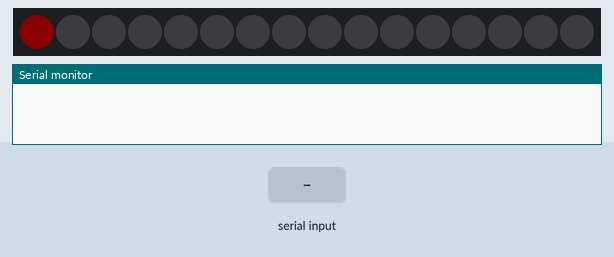
Bench run of a sketch on a simulated Arduino Mega 2560, built with avr-gcc and run on an emulated ATmega2560. Shown: 16 RGB LEDs in strip order, left to right, the last lines printed to the serial monitor. Inputs (shaded band) come from the test bench. Dim RGB values are drawn brighter than linear.

Above: at 2.2 s.
2.3 s: "90,45\n" received over Serial
3.8 s: "5\n" received over Serial
At 5.0 s:
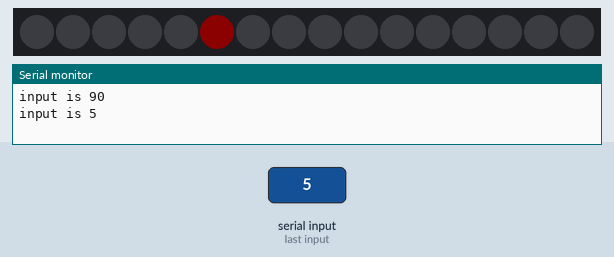
5.3 s: "30,150\n" received over Serial
Timing chart, 0 to 8.3 s (numbered marks = the images above; inputs shaded):
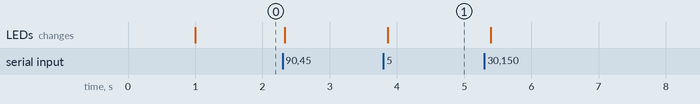

The sketch:

FastLEDparseInt.ino
```cpp
/* FastLEDparseInt
    Goal- display on/off states of 16 element IR array on string
    of 16 fastLEDs. This sketch tests ints input from Ser Mon to turn on
    specific lites, 0-15, from Mega.

    Uses: FastLED
*/


#include "FastLED.h"
// How many leds to control?
#define NUM_LEDS 16
#define BRIGHTNESS 12
#define DATA_PIN 2
#define LED_TYPE WS2812B

// create leds color array
CRGB leds[NUM_LEDS];

void setup()
{
  Serial.begin(9600);

  delay(1000);

  // Uncomment/edit one of the following lines for your led type
  // FastLED.addLeds<WS2811, DATA_PIN, RGB>(leds, NUM_LEDS);
  // FastLED.addLeds<WS2812, DATA_PIN, RGB>(leds, NUM_LEDS);

  FastLED.addLeds<LED_TYPE, DATA_PIN, GRB>(leds, NUM_LEDS);

  FastLED.setBrightness( BRIGHTNESS );

}  // end setup

void loop()
{ // void * memset ( void * ptr, int value, size_t num );
  //memset(inByt, 0, 5);  // now all null or '0'?

  static int c = 0; // the int input from Ser.Mon.

  // read input from Ser Mon
  if (Serial.available() > 0)
  {
    delay(20);
    //    Serial1.readBytes(inByt, 5); // incoming bytes --> inByt array
    //    Serial.print("inByt using .write ");
    //    Serial.write(inByt, 5);
    c = Serial.parseInt();
    // print input back to Ser Mon
    Serial.print("input is "); Serial.println(c);
  }  //end if serial.avail

  while (Serial.read() != -1); // clear the input buffer (should be already)

  //    // print new data in Ser Mon
  //    for (int i = 0; i < sizeof(inByt); i++)
  //    { Serial.print(inByt[i]);  // prints bytes as ascii number
  //      Serial.print(" ");

  //  Serial.write(inByt, 5); // this prints w/ line ends since [4]=10
  //  filtered input for valid data, but not needed here
  //  if (inByt[0] != 0)
  //  { }  moved var reset to ser1.avail

  // black out all
  for (int i = 0; i < NUM_LEDS; i++)
    leds[i] =  CRGB(0, 0, 0);

  //turn on the one from input
  leds[c] = CRGB::Red;

  //    leds[0] = CRGB::White;
  //    leds[1] = CRGB::White;

  FastLED.show();  // set colors

  delay(100);

}  // end loop
```

Measured:
- after the input at 3.8 s, the LEDs: change after 0.07 s (image 1)
